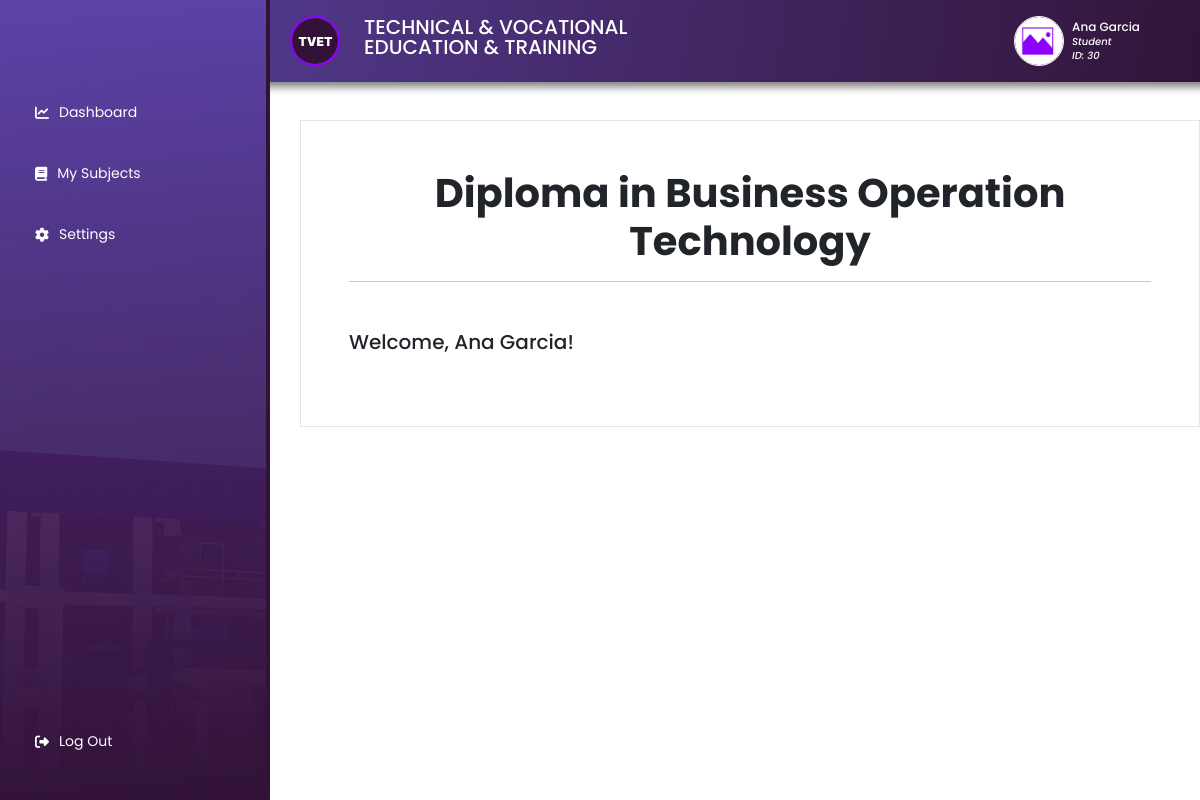
Page /student/index.php (signed in) on the committed database.
### tables this page shows
CREATE TABLE `student_users` (
  `id` int NOT NULL,
  `name` varchar(255) NOT NULL,
  `course` varchar(50) NOT NULL,
  `email` varchar(255) NOT NULL,
  `password` varchar(255) NOT NULL,
  `s_image` text
);

CREATE TABLE `courses` (
  `id` int NOT NULL,
  `course_code` varchar(20) NOT NULL,
  `course_name` varchar(100) NOT NULL
);

### student/index.php (the view, shortened to what this page needs)
<?php
require_once '../config/conn.php';
$student_id = $_SESSION['student_id'];
$student_query = "SELECT su.course, c.course_name
                  FROM student_users su
                  JOIN courses c ON su.course = c.id
                  WHERE su.id = ?";
$stmt = $conn->prepare($student_query);
$stmt->bind_param("i", $student_id);
$stmt->execute();
$student_result = $stmt->get_result();
$student_row = $student_result->fetch_assoc();
$student_course_name = $student_row['course_name'];
?>
<!DOCTYPE html>
<html lang="en">
<head>
    <link rel="stylesheet" href="../public/style/bootstrap.min.css">
    <link rel="stylesheet" href="../public/style/main.css">
    <link rel="stylesheet" href="../public/style/admin.css">
    <link rel="stylesheet" href="../public/fonts/css/all.min.css">
</head>
<body>
    <?php include('./theme/header.php'); ?>
    <div class="main-container">
        <?php include('./theme/sidebar.php'); ?>
        <main class="main">
            <div class="main-wrapper" style="padding: 4%;">
                <div class="intro mb-5">
                    <h1 class="text-center" style="font-weight: 700;">
                        <?php echo isset($student_course_name) ? $student_course_name : "Course Not Found"; ?>
                    </h1>
                    <hr>
                </div>
                <div class="mb-4">
                    <h5>Welcome, <?php echo $_SESSION['student_name']; ?>!</h5>
                </div>
            </div>
        </main>
    </div>
</body>
</html>

### student/theme/header.php (shortened to what this page needs)
<?php
$student_id = $_SESSION['student_id'];
$student = $conn->query("SELECT * FROM `student_users` WHERE id = '$student_id'");
$row = $student->fetch_assoc();
$id = $row['id'];
$name = $row['name'];
$image = $row['s_image'];
?>
<header>
    <div class="header-container">
        <div class="logo-wrapper d-flex flex-row gap-4 align-items-center">
            <div class="logo">
                <img src="../public/assets/icon/logo.svg">
            </div>
            <h5 class="text-white" style="text-transform: uppercase; line-height:1">Technical & Vocational <br> Education & Training</h5>
        </div>
        <div class="profile-wrapper d-flex flex-row gap-2 align-items-center">
            <div class="profile">
                <a href="settings.php">
                    <img src="../public/assets/images/<?= !empty($image) ? $image : 'imageholder.jpg' ?>" alt="Profile Picture">
                </a>
            </div>
            <div class="profile-name">
                <h6 style="font-size: 12px; line-height: 1; margin-bottom:4px" class="text-white"><?= $name; ?></h6>
                <h6 style="font-size: 10px; line-height: 1; margin:0; margin-bottom:4px" class="text-white"><em>Student</em></h6>
                <h6 style="font-size: 10px; line-height: 1; margin:0" class="text-white"><em>ID: <?= $id; ?></em></h6>
            </div>
        </div>
    </div>
</header>

### public/style/main.css (style rules this page uses)
body { font-family: 'Poppins' !important; }
a { text-decoration: none; }
.main { width: 100%; margin-top: 120px; }
.main-wrapper { margin-left: 300px; padding: 2%; border: 1px solid rgba(0, 0, 0, 0.1); }
.logo { width: 50px; }
.logo img { width: 100%; border: 2px solid #8F00FF; border-radius: 50%; }
.profile { width: 50px; height: 50px; border-radius: 100%; border: 1px solid white; }
.profile img { width: 100%; height: 100%; object-fit: cover; border-radius: 100%; }
.logo-wrapper { margin-left: 230px; }
.header-container { padding: 16px; display: flex; justify-content: space-between; background: linear-gradient(100deg, rgba(88,66,160,1) 0%, rgba(50,20,56,1) 100%); position: fixed; top: 0; width: 100%; z-index: 100; padding-inline: 60px; -webkit-box-shadow: 59px 12px 8px -7px rgba(0,0,0,0.5); }

### rows in the picture
student_users: name "Ana Garcia", id "30", courses.course_name "Diploma in Business Operation Technology"

### other values in the picture
$_SESSION['student_name'] "Ana Garcia"
